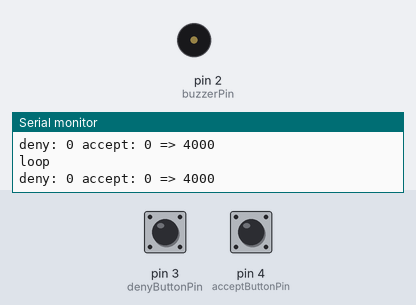
This sketch was run on a simulated Arduino Uno, built with avr-gcc and run on an emulated ATmega328P. On the bench: buzzer (waves = sounding), the last lines printed to the serial monitor. The test bench sets the inputs (shaded band); at power-on: pin 3 (denyButtonPin) LOW, pin 4 (acceptButtonPin) LOW.

Above: at 1.2 s.
1.3 s: pin 3 (denyButtonPin) pulled HIGH for 3.2 s
At 1.49 s:
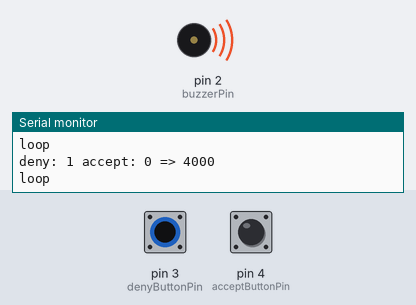
6.0 s: pin 4 (acceptButtonPin) pulled HIGH for 0.15 s
At 7.3 s:
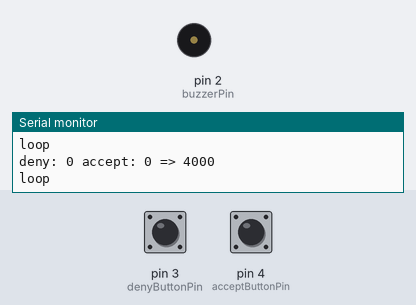
7.6 s: pin 4 (acceptButtonPin) pulled HIGH for 3.2 s
At 7.78 s:
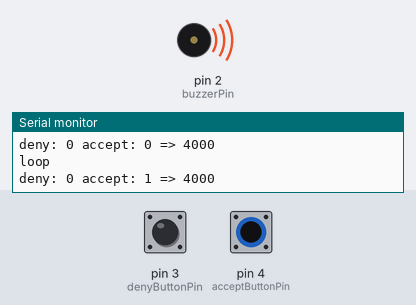
13.8 s: pin 3 (denyButtonPin) pulled HIGH for 0.15 s
At 15.1 s:
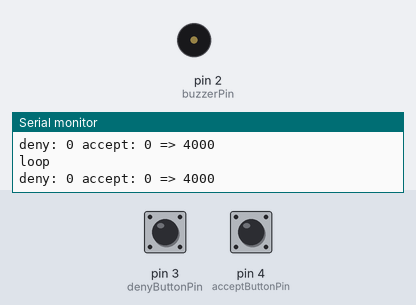
16.9 s: pin 3 (denyButtonPin) pulled HIGH for 1 s
At 17.48 s:
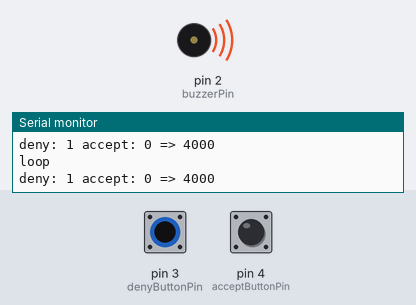
20.9 s: pin 4 (acceptButtonPin) pulled HIGH for 1 s
At 22.8 s:
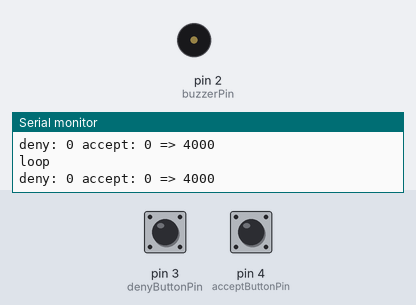
Timing chart, 0 to 24.3 s (numbered marks = the images above; inputs shaded):
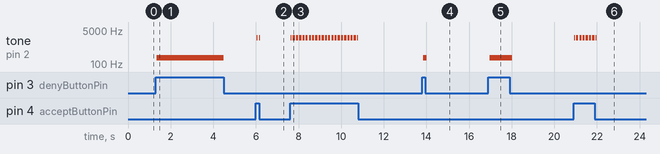

The sketch:

sketch.ino
```cpp
//piezo-buzzer example beep sequences for accept and deny

// ++++++++++ config ++++++++++
// +++++ pin config +++++
const byte buzzerPin = 2;
const byte denyButtonPin = 3;
const byte acceptButtonPin = 4;
// ----- pin config -----
// ---------- config ----------

void setup() {
  pinMode(buzzerPin, OUTPUT);
  pinMode(denyButtonPin, INPUT);
  pinMode(acceptButtonPin, INPUT);

  Serial.begin(9600);
}

int frequency = 4000;

void loop() {
  Serial.println("loop");

  int denyButtonState = digitalRead(denyButtonPin);
  int acceptButtonState = digitalRead(acceptButtonPin);

  Serial.print("deny: ");
  Serial.print(denyButtonState);
  Serial.print(" accept: ");
  Serial.print(acceptButtonState);
  Serial.print(" => ");
  Serial.println(frequency);

  if(acceptButtonState == HIGH) {
    toneAccept(buzzerPin);
  }

  if(denyButtonState == HIGH) {
    toneDeny(buzzerPin);
  }
}

void toneDeny(byte buzzerPin) {
  tone(buzzerPin, 200);delay( 50 * 3);
  noTone(buzzerPin);
}

void toneAccept(byte buzzerPin) {
    tone(buzzerPin, 2000);
    delay(50);
    noTone(buzzerPin);
    delay(50);
    tone(buzzerPin, 2000);
    delay(50);
    noTone(buzzerPin);
}
```

Measured:
- after the input at 1.3 s, tone on pin 2 (buzzerPin): silent → 200 Hz at once, → silent 3.2 s later
- after the input at 6.0 s, tone on pin 2 (buzzerPin): alternates 2000 Hz for 0.05 s and silent for 0.05 s, 4 changes in all, then stays silent, starting after 0.05 s
- after the input at 7.6 s, tone on pin 2 (buzzerPin): alternates 2000 Hz for 0.10 s and silent for 0.05 s, 44 changes in all, then stays silent, starting at once
- after the input at 13.8 s, tone on pin 2 (buzzerPin): silent → 200 Hz after 0.06 s, → silent 0.15 s later
- after the input at 16.9 s, tone on pin 2 (buzzerPin): silent → 200 Hz after 0.06 s, → silent 1.1 s later
- after the input at 20.9 s, tone on pin 2 (buzzerPin): alternates 2000 Hz for 0.10 s and silent for 0.05 s, 16 changes in all, then stays silent, starting at once
